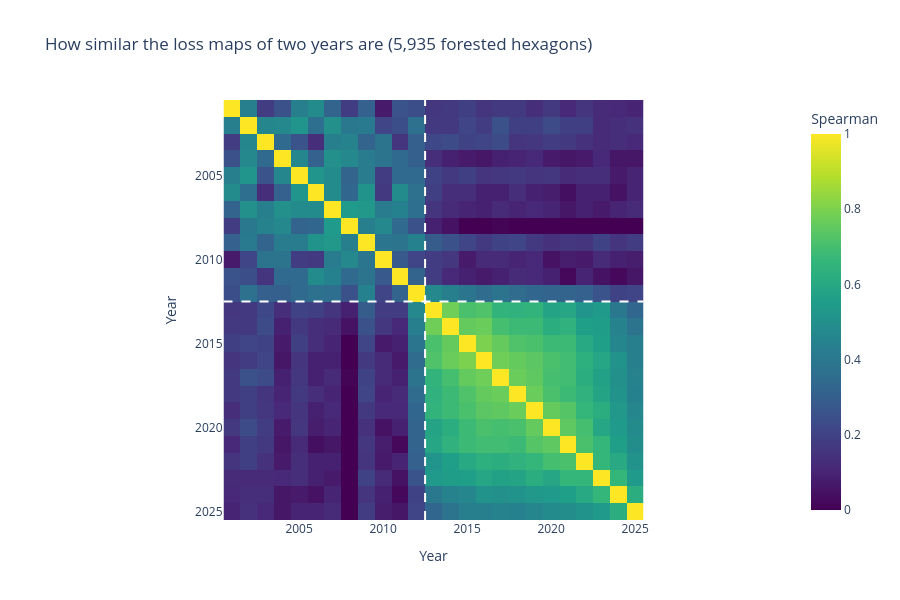

Notebook source saved alongside this figure:
### Markdown cell above
### 6.2 Spatial Consistency

Each cell is the rank correlation (Spearman) between two years' maps: the loss of every hexagon as a share of its 2000 forest, for hexagons with at least `MIN_FOREST_KM2` of forest in 2000.

- High values next to the diagonal: loss stays in the same places from one year to the next (active fronts).
- A **block** before 2013 and another after, with low values between them: the geography of the loss changed with
  the method, so early and late years do not describe the same thing.

### Code cell
forested = hex_forest_2000 >= MIN_FOREST_KM2
loss_rate = 100 * hex_loss[forested].div(hex_forest_2000[forested], axis=0)
year_similarity = loss_rate.corr(method="spearman")

fig = px.imshow(
    year_similarity.round(2), color_continuous_scale="Viridis", zmin=0, zmax=1,
    labels={"x": "Year", "y": "Year", "color": "Spearman"},
    title=f"How similar the loss maps of two years are ({forested.sum():,} forested hexagons)",
    template="plotly_white",
)
for line in ("vline", "hline"):
    getattr(fig, f"add_{line}")(METHOD_CHANGE_YEAR - 0.5, line_dash="dash", line_color="white")
fig.update_layout(height=600)
fig.show()

next_year_similarity = pd.Series({year: year_similarity.loc[year - 1, year] for year in YEARS[1:]}, name="similarity_to_previous_year")
next_year_similarity.round(2).to_frame().T

### Figure 1 — Plotly figure (JSON) as saved in the notebook; plotly's stock layout.template omitted (floating-point values rounded to 4 significant figures; data arrays with more than 128 entries replaced by an {"elided": "..."} marker saying what was removed)
{"data": [{"coloraxis": "coloraxis", "hovertemplate": "Year: %{x}<br>Year: %{y}<br>Spearman: %{z}<extra></extra>", "name": "0", "type": "heatmap", "x": [2001, 2002, 2003, 2004, 2005, 2006, 2007, 2008, 2009, 2010, 2011, 2012, 2013, 2014, 2015, 2016, 2017, 2018, 2019, 2020, 2021, 2022, 2023, 2024, 2025], "xaxis": "x", "y": [2001, 2002, 2003, 2004, 2005, 2006, 2007, 2008, 2009, 2010, 2011, 2012, 2013, 2014, 2015, 2016, 2017, 2018, 2019, 2020, 2021, 2022, 2023, 2024, 2025], "yaxis": "y", "z": {"elided": "25x25 float values"}}], "layout": {"coloraxis": {"cmax": 1, "cmin": 0, "colorbar": {"title": {"text": "Spearman"}}, "colorscale": [[0, "#440154"], [0.1111, "#482878"], [0.2222, "#3e4989"], [0.3333, "#31688e"], [0.4444, "#26828e"], [0.5556, "#1f9e89"], [0.6667, "#35b779"], [0.7778, "#6ece58"], [0.8889, "#b5de2b"], [1, "#fde725"]]}, "height": 600, "shapes": [{"line": {"color": "white", "dash": "dash"}, "type": "line", "x0": 2012.0, "x1": 2012.0, "xref": "x", "y0": 0, "y1": 1, "yref": "y domain"}, {"line": {"color": "white", "dash": "dash"}, "type": "line", "x0": 0, "x1": 1, "xref": "x domain", "y0": 2012.0, "y1": 2012.0, "yref": "y"}], "title": {"text": "How similar the loss maps of two years are (5,935 forested hexagons)"}, "xaxis": {"anchor": "y", "constrain": "domain", "domain": [0, 1], "scaleanchor": "y", "title": {"text": "Year"}}, "yaxis": {"anchor": "x", "autorange": "reversed", "constrain": "domain", "domain": [0, 1], "title": {"text": "Year"}}}}
